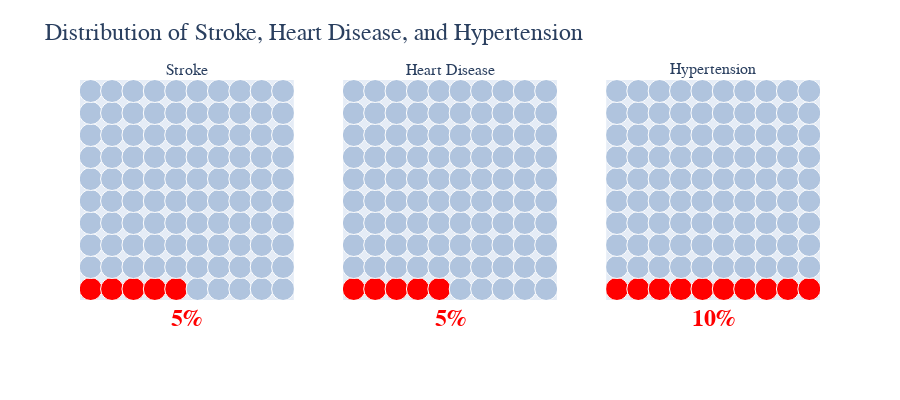

Write notebook code for a chart like this one.
### Code cell
import plotly.graph_objects as go
from plotly.subplots import make_subplots

# Example columns
columns_info = {
    'stroke': 'Stroke',
    'heart_disease': 'Heart Disease',
    'hypertension': 'Hypertension'
}

# Create subplots: 1 row, 3 columns
fig = make_subplots(
    rows=1,
    cols=len(columns_info),
    subplot_titles=list(columns_info.values())
)

# Define colors (0 = lightsteelblue, 1 = red)
color_map = {
    0: 'lightsteelblue',
    1: 'red'
}

total = len(df)  # total number of rows

for i, (col, label) in enumerate(columns_info.items(), start=1):
    # Count how many rows have '1' in this column
    positive_count = df[col].sum()  # sum of 1's
    percentage = positive_count / total * 100
    # Round how many of the 100 squares should be "filled" (blue)
    filled_squares = round(percentage)

    # Build a 10x10 grid of x,y positions (0..9)
    x_positions = [j % 10 for j in range(100)]
    y_positions = [j // 10 for j in range(100)]

    # Color each square: the first 'filled_squares' squares get color=1, rest color=0
    color_values = [
        color_map[1] if j < filled_squares else color_map[0]
        for j in range(100)
    ]

    # Create a Scatter trace of circles
    trace = go.Scatter(
        x=x_positions,
        y=y_positions,
        mode='markers',
        marker=dict(
            size=23,                      # circle size
            color=color_values,
            line=dict(width=1, color='white')  # small white border
        ),
        showlegend=False,
        hoverinfo='skip'  # hide tooltip text
    )

    fig.add_trace(trace, row=1, col=i)

    # Hide numeric axis labels and ticks; define ranges so the grid fits nicely
    fig.update_xaxes(
        visible=False,
        range=[-0.5, 9.5],
        row=1,
        col=i
    )
    fig.update_yaxes(
        visible=False,
        range=[-0.5, 9.5],
        row=1,
        col=i
    )

    # Add a big, centered percentage annotation in domain coordinates, with bold text
    fig.add_annotation(
        text=f"<b>{percentage:.0f}%</b>",  # e.g., <b>53%</b>
        x=0.5,
        y=-0.15,  # Adjust this value if you need to move the text closer/further from the grid
        xref="x domain",
        yref="y domain",
        row=1,
        col=i,
        showarrow=False,
        font=dict(family="arial", size=24, color='red'),
        xanchor="center"
    )

# Adjust overall layout (including default font family/size and bottom margin)
fig.update_layout(
    width=900,
    height=400,
    margin=dict(t=80, b=100),  # Increase bottom margin so annotations aren't cut off
    font=dict(family="arial", size=24),
    title=dict(
        text="Distribution of Stroke, Heart Disease, and Hypertension",
        font=dict(family="arial", size=24)
    )
)

import plotly.io as pio
pio.show(fig)

### Figure 1 — Plotly figure (JSON) as saved in the notebook; plotly's stock layout.template omitted (floating-point values rounded to 4 significant figures)
{"data": [{"hoverinfo": "skip", "marker": {"color": ["red", "red", "red", "red", "red", "lightsteelblue", "lightsteelblue", "lightsteelblue", "lightsteelblue", "lightsteelblue", "lightsteelblue", "lightsteelblue", "lightsteelblue", "lightsteelblue", "lightsteelblue", "lightsteelblue", "lightsteelblue", "lightsteelblue", "lightsteelblue", "lightsteelblue", "lightsteelblue", "lightsteelblue", "lightsteelblue", "lightsteelblue", "lightsteelblue", "lightsteelblue", "lightsteelblue", "lightsteelblue", "lightsteelblue", "lightsteelblue", "lightsteelblue", "lightsteelblue", "lightsteelblue", "lightsteelblue", "lightsteelblue", "lightsteelblue", "lightsteelblue", "lightsteelblue", "lightsteelblue", "lightsteelblue", "lightsteelblue", "lightsteelblue", "lightsteelblue", "lightsteelblue", "lightsteelblue", "lightsteelblue", "lightsteelblue", "lightsteelblue", "lightsteelblue", "lightsteelblue", "lightsteelblue", "lightsteelblue", "lightsteelblue", "lightsteelblue", "lightsteelblue", "lightsteelblue", "lightsteelblue", "lightsteelblue", "lightsteelblue", "lightsteelblue", "lightsteelblue", "lightsteelblue", "lightsteelblue", "lightsteelblue", "lightsteelblue", "lightsteelblue", "lightsteelblue", "lightsteelblue", "lightsteelblue", "lightsteelblue", "lightsteelblue", "lightsteelblue", "lightsteelblue", "lightsteelblue", "lightsteelblue", "lightsteelblue", "lightsteelblue", "lightsteelblue", "lightsteelblue", "lightsteelblue", "lightsteelblue", "lightsteelblue", "lightsteelblue", "lightsteelblue", "lightsteelblue", "lightsteelblue", "lightsteelblue", "lightsteelblue", "lightsteelblue", "lightsteelblue", "lightsteelblue", "lightsteelblue", "lightsteelblue", "lightsteelblue", "lightsteelblue", "lightsteelblue", "lightsteelblue", "lightsteelblue", "lightsteelblue", "lightsteelblue"], "line": {"color": "white", "width": 1}, "size": 23}, "mode": "markers", "showlegend": false, "type": "scatter", "x": [0, 1, 2, 3, 4, 5, 6, 7, 8, 9, 0, 1, 2, 3, 4, 5, 6, 7, 8, 9, 0, 1, 2, 3, 4, 5, 6, 7, 8, 9, 0, 1, 2, 3, 4, 5, 6, 7, 8, 9, 0, 1, 2, 3, 4, 5, 6, 7, 8, 9, 0, 1, 2, 3, 4, 5, 6, 7, 8, 9, 0, 1, 2, 3, 4, 5, 6, 7, 8, 9, 0, 1, 2, 3, 4, 5, 6, 7, 8, 9, 0, 1, 2, 3, 4, 5, 6, 7, 8, 9, 0, 1, 2, 3, 4, 5, 6, 7, 8, 9], "xaxis": "x", "y": [0, 0, 0, 0, 0, 0, 0, 0, 0, 0, 1, 1, 1, 1, 1, 1, 1, 1, 1, 1, 2, 2, 2, 2, 2, 2, 2, 2, 2, 2, 3, 3, 3, 3, 3, 3, 3, 3, 3, 3, 4, 4, 4, 4, 4, 4, 4, 4, 4, 4, 5, 5, 5, 5, 5, 5, 5, 5, 5, 5, 6, 6, 6, 6, 6, 6, 6, 6, 6, 6, 7, 7, 7, 7, 7, 7, 7, 7, 7, 7, 8, 8, 8, 8, 8, 8, 8, 8, 8, 8, 9, 9, 9, 9, 9, 9, 9, 9, 9, 9], "yaxis": "y"}, {"hoverinfo": "skip", "marker": {"color": ["red", "red", "red", "red", "red", "lightsteelblue", "lightsteelblue", "lightsteelblue", "lightsteelblue", "lightsteelblue", "lightsteelblue", "lightsteelblue", "lightsteelblue", "lightsteelblue", "lightsteelblue", "lightsteelblue", "lightsteelblue", "lightsteelblue", "lightsteelblue", "lightsteelblue", "lightsteelblue", "lightsteelblue", "lightsteelblue", "lightsteelblue", "lightsteelblue", "lightsteelblue", "lightsteelblue", "lightsteelblue", "lightsteelblue", "lightsteelblue", "lightsteelblue", "lightsteelblue", "lightsteelblue", "lightsteelblue", "lightsteelblue", "lightsteelblue", "lightsteelblue", "lightsteelblue", "lightsteelblue", "lightsteelblue", "lightsteelblue", "lightsteelblue", "lightsteelblue", "lightsteelblue", "lightsteelblue", "lightsteelblue", "lightsteelblue", "lightsteelblue", "lightsteelblue", "lightsteelblue", "lightsteelblue", "lightsteelblue", "lightsteelblue", "lightsteelblue", "lightsteelblue", "lightsteelblue", "lightsteelblue", "lightsteelblue", "lightsteelblue", "lightsteelblue", "lightsteelblue", "lightsteelblue", "lightsteelblue", "lightsteelblue", "lightsteelblue", "lightsteelblue", "lightsteelblue", "lightsteelblue", "lightsteelblue", "lightsteelblue", "lightsteelblue", "lightsteelblue", "lightsteelblue", "lightsteelblue", "lightsteelblue", "lightsteelblue", "lightsteelblue", "lightsteelblue", "lightsteelblue", "lightsteelblue", "lightsteelblue", "lightsteelblue", "lightsteelblue", "lightsteelblue", "lightsteelblue", "lightsteelblue", "lightsteelblue", "lightsteelblue", "lightsteelblue", "lightsteelblue", "lightsteelblue", "lightsteelblue", "lightsteelblue", "lightsteelblue", "lightsteelblue", "lightsteelblue", "lightsteelblue", "lightsteelblue", "lightsteelblue", "lightsteelblue"], "line": {"color": "white", "width": 1}, "size": 23}, "mode": "markers", "showlegend": false, "type": "scatter", "x": [0, 1, 2, 3, 4, 5, 6, 7, 8, 9, 0, 1, 2, 3, 4, 5, 6, 7, 8, 9, 0, 1, 2, 3, 4, 5, 6, 7, 8, 9, 0, 1, 2, 3, 4, 5, 6, 7, 8, 9, 0, 1, 2, 3, 4, 5, 6, 7, 8, 9, 0, 1, 2, 3, 4, 5, 6, 7, 8, 9, 0, 1, 2, 3, 4, 5, 6, 7, 8, 9, 0, 1, 2, 3, 4, 5, 6, 7, 8, 9, 0, 1, 2, 3, 4, 5, 6, 7, 8, 9, 0, 1, 2, 3, 4, 5, 6, 7, 8, 9], "xaxis": "x2", "y": [0, 0, 0, 0, 0, 0, 0, 0, 0, 0, 1, 1, 1, 1, 1, 1, 1, 1, 1, 1, 2, 2, 2, 2, 2, 2, 2, 2, 2, 2, 3, 3, 3, 3, 3, 3, 3, 3, 3, 3, 4, 4, 4, 4, 4, 4, 4, 4, 4, 4, 5, 5, 5, 5, 5, 5, 5, 5, 5, 5, 6, 6, 6, 6, 6, 6, 6, 6, 6, 6, 7, 7, 7, 7, 7, 7, 7, 7, 7, 7, 8, 8, 8, 8, 8, 8, 8, 8, 8, 8, 9, 9, 9, 9, 9, 9, 9, 9, 9, 9], "yaxis": "y2"}, {"hoverinfo": "skip", "marker": {"color": ["red", "red", "red", "red", "red", "red", "red", "red", "red", "red", "lightsteelblue", "lightsteelblue", "lightsteelblue", "lightsteelblue", "lightsteelblue", "lightsteelblue", "lightsteelblue", "lightsteelblue", "lightsteelblue", "lightsteelblue", "lightsteelblue", "lightsteelblue", "lightsteelblue", "lightsteelblue", "lightsteelblue", "lightsteelblue", "lightsteelblue", "lightsteelblue", "lightsteelblue", "lightsteelblue", "lightsteelblue", "lightsteelblue", "lightsteelblue", "lightsteelblue", "lightsteelblue", "lightsteelblue", "lightsteelblue", "lightsteelblue", "lightsteelblue", "lightsteelblue", "lightsteelblue", "lightsteelblue", "lightsteelblue", "lightsteelblue", "lightsteelblue", "lightsteelblue", "lightsteelblue", "lightsteelblue", "lightsteelblue", "lightsteelblue", "lightsteelblue", "lightsteelblue", "lightsteelblue", "lightsteelblue", "lightsteelblue", "lightsteelblue", "lightsteelblue", "lightsteelblue", "lightsteelblue", "lightsteelblue", "lightsteelblue", "lightsteelblue", "lightsteelblue", "lightsteelblue", "lightsteelblue", "lightsteelblue", "lightsteelblue", "lightsteelblue", "lightsteelblue", "lightsteelblue", "lightsteelblue", "lightsteelblue", "lightsteelblue", "lightsteelblue", "lightsteelblue", "lightsteelblue", "lightsteelblue", "lightsteelblue", "lightsteelblue", "lightsteelblue", "lightsteelblue", "lightsteelblue", "lightsteelblue", "lightsteelblue", "lightsteelblue", "lightsteelblue", "lightsteelblue", "lightsteelblue", "lightsteelblue", "lightsteelblue", "lightsteelblue", "lightsteelblue", "lightsteelblue", "lightsteelblue", "lightsteelblue", "lightsteelblue", "lightsteelblue", "lightsteelblue", "lightsteelblue", "lightsteelblue"], "line": {"color": "white", "width": 1}, "size": 23}, "mode": "markers", "showlegend": false, "type": "scatter", "x": [0, 1, 2, 3, 4, 5, 6, 7, 8, 9, 0, 1, 2, 3, 4, 5, 6, 7, 8, 9, 0, 1, 2, 3, 4, 5, 6, 7, 8, 9, 0, 1, 2, 3, 4, 5, 6, 7, 8, 9, 0, 1, 2, 3, 4, 5, 6, 7, 8, 9, 0, 1, 2, 3, 4, 5, 6, 7, 8, 9, 0, 1, 2, 3, 4, 5, 6, 7, 8, 9, 0, 1, 2, 3, 4, 5, 6, 7, 8, 9, 0, 1, 2, 3, 4, 5, 6, 7, 8, 9, 0, 1, 2, 3, 4, 5, 6, 7, 8, 9], "xaxis": "x3", "y": [0, 0, 0, 0, 0, 0, 0, 0, 0, 0, 1, 1, 1, 1, 1, 1, 1, 1, 1, 1, 2, 2, 2, 2, 2, 2, 2, 2, 2, 2, 3, 3, 3, 3, 3, 3, 3, 3, 3, 3, 4, 4, 4, 4, 4, 4, 4, 4, 4, 4, 5, 5, 5, 5, 5, 5, 5, 5, 5, 5, 6, 6, 6, 6, 6, 6, 6, 6, 6, 6, 7, 7, 7, 7, 7, 7, 7, 7, 7, 7, 8, 8, 8, 8, 8, 8, 8, 8, 8, 8, 9, 9, 9, 9, 9, 9, 9, 9, 9, 9], "yaxis": "y3"}], "layout": {"annotations": [{"font": {"size": 16}, "showarrow": false, "text": "Stroke", "x": 0.1444, "xanchor": "center", "xref": "paper", "y": 1, "yanchor": "bottom", "yref": "paper"}, {"font": {"size": 16}, "showarrow": false, "text": "Heart Disease", "x": 0.5, "xanchor": "center", "xref": "paper", "y": 1, "yanchor": "bottom", "yref": "paper"}, {"font": {"size": 16}, "showarrow": false, "text": "Hypertension", "x": 0.8556, "xanchor": "center", "xref": "paper", "y": 1, "yanchor": "bottom", "yref": "paper"}, {"font": {"color": "red", "family": "arial", "size": 24}, "showarrow": false, "text": "<b>5%</b>", "x": 0.5, "xanchor": "center", "xref": "x domain", "y": -0.15, "yref": "y domain"}, {"font": {"color": "red", "family": "arial", "size": 24}, "showarrow": false, "text": "<b>5%</b>", "x": 0.5, "xanchor": "center", "xref": "x2 domain", "y": -0.15, "yref": "y2 domain"}, {"font": {"color": "red", "family": "arial", "size": 24}, "showarrow": false, "text": "<b>10%</b>", "x": 0.5, "xanchor": "center", "xref": "x3 domain", "y": -0.15, "yref": "y3 domain"}], "font": {"family": "arial", "size": 24}, "height": 400, "margin": {"b": 100, "t": 80}, "title": {"font": {"family": "arial", "size": 24}, "text": "Distribution of Stroke, Heart Disease, and Hypertension"}, "width": 900, "xaxis": {"anchor": "y", "domain": [0, 0.2889], "range": [-0.5, 9.5], "visible": false}, "xaxis2": {"anchor": "y2", "domain": [0.3556, 0.6444], "range": [-0.5, 9.5], "visible": false}, "xaxis3": {"anchor": "y3", "domain": [0.7111, 1], "range": [-0.5, 9.5], "visible": false}, "yaxis": {"anchor": "x", "domain": [0, 1], "range": [-0.5, 9.5], "visible": false}, "yaxis2": {"anchor": "x2", "domain": [0, 1], "range": [-0.5, 9.5], "visible": false}, "yaxis3": {"anchor": "x3", "domain": [0, 1], "range": [-0.5, 9.5], "visible": false}}}
